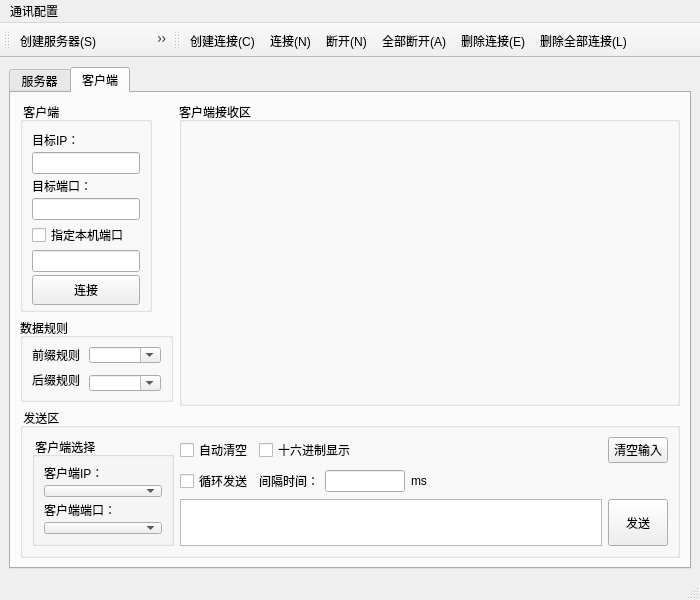
<?xml version="1.0" encoding="UTF-8"?>
<ui version="4.0">
 <class>TcpIpWindow</class>
 <widget class="QMainWindow" name="TcpIpWindow">
  <property name="geometry">
   <rect>
    <x>0</x>
    <y>0</y>
    <width>700</width>
    <height>600</height>
   </rect>
  </property>
  <property name="minimumSize">
   <size>
    <width>700</width>
    <height>60</height>
   </size>
  </property>
  <property name="maximumSize">
   <size>
    <width>700</width>
    <height>600</height>
   </size>
  </property>
  <property name="windowTitle">
   <string>TCP/IP调试助手 (作者evening_wen)</string>
  </property>
  <widget class="QWidget" name="mainCentralwidget">
   <layout class="QGridLayout" name="gridLayout_12">
    <item row="0" column="0">
     <widget class="QTabWidget" name="tabWidget">
      <property name="currentIndex">
       <number>1</number>
      </property>
      <widget class="QWidget" name="tabServer">
       <attribute name="title">
        <string>服务器</string>
       </attribute>
       <layout class="QGridLayout" name="gridLayout_13">
        <item row="4" column="0" colspan="3">
         <widget class="QGroupBox" name="groupBoxServerSendArea">
          <property name="maximumSize">
           <size>
            <width>16777215</width>
            <height>150</height>
           </size>
          </property>
          <property name="title">
           <string> 发送区</string>
          </property>
          <layout class="QGridLayout" name="gridLayout_11">
           <item row="0" column="3" colspan="4">
            <widget class="QCheckBox" name="checkBoxServerHexShow_Send">
             <property name="text">
              <string>十六进制显示</string>
             </property>
            </widget>
           </item>
           <item row="2" column="5">
            <widget class="QLineEdit" name="lineEditServerIntervalTime">
             <property name="maximumSize">
              <size>
               <width>80</width>
               <height>16777215</height>
              </size>
             </property>
            </widget>
           </item>
           <item row="2" column="6">
            <widget class="QLabel" name="labelServer_ms">
             <property name="text">
              <string>ms</string>
             </property>
            </widget>
           </item>
           <item row="0" column="2">
            <widget class="QCheckBox" name="checkBoxServerAutoClear">
             <property name="text">
              <string>自动清空</string>
             </property>
            </widget>
           </item>
           <item row="3" column="8">
            <widget class="QPushButton" name="pushButtonServerSend">
             <property name="sizePolicy">
              <sizepolicy hsizetype="Minimum" vsizetype="Minimum">
               <horstretch>0</horstretch>
               <verstretch>0</verstretch>
              </sizepolicy>
             </property>
             <property name="minimumSize">
              <size>
               <width>60</width>
               <height>60</height>
              </size>
             </property>
             <property name="maximumSize">
              <size>
               <width>60</width>
               <height>16777215</height>
              </size>
             </property>
             <property name="text">
              <string>发送</string>
             </property>
            </widget>
           </item>
           <item row="2" column="3">
            <widget class="QLabel" name="labelServerIntervalTime">
             <property name="text">
              <string>间隔时间：</string>
             </property>
            </widget>
           </item>
           <item row="2" column="2">
            <widget class="QCheckBox" name="checkBoxServerLoopSend">
             <property name="text">
              <string>循环发送</string>
             </property>
            </widget>
           </item>
           <item row="3" column="2" colspan="6">
            <widget class="QTextEdit" name="textEditServerSendInput"/>
           </item>
           <item row="0" column="0" rowspan="4" colspan="2">
            <widget class="QGroupBox" name="groupBoxServerClientSelect">
             <property name="minimumSize">
              <size>
               <width>142</width>
               <height>0</height>
              </size>
             </property>
             <property name="title">
              <string> 客户端选择</string>
             </property>
             <layout class="QGridLayout" name="gridLayout_9">
              <item row="3" column="0">
               <widget class="QComboBox" name="comboBoxServerClientPort"/>
              </item>
              <item row="2" column="0">
               <widget class="QLabel" name="labelServerClientPort">
                <property name="text">
                 <string>客户端端口：</string>
                </property>
               </widget>
              </item>
              <item row="0" column="0">
               <widget class="QLabel" name="labelServerClientIP">
                <property name="text">
                 <string>客户端IP：</string>
                </property>
               </widget>
              </item>
              <item row="1" column="0">
               <widget class="QComboBox" name="comboBoxServerClientIP"/>
              </item>
             </layout>
            </widget>
           </item>
           <item row="0" column="8">
            <widget class="QPushButton" name="pushButtonServerClear">
             <property name="minimumSize">
              <size>
               <width>60</width>
               <height>0</height>
              </size>
             </property>
             <property name="maximumSize">
              <size>
               <width>60</width>
               <height>16777215</height>
              </size>
             </property>
             <property name="text">
              <string>清空输入</string>
             </property>
            </widget>
           </item>
           <item row="0" column="7">
            <spacer name="horizontalSpacer">
             <property name="orientation">
              <enum>Qt::Horizontal</enum>
             </property>
             <property name="sizeHint" stdset="0">
              <size>
               <width>40</width>
               <height>20</height>
              </size>
             </property>
            </spacer>
           </item>
          </layout>
         </widget>
        </item>
        <item row="2" column="0">
         <widget class="QGroupBox" name="groupBoxServerRule">
          <property name="minimumSize">
           <size>
            <width>153</width>
            <height>84</height>
           </size>
          </property>
          <property name="title">
           <string>数据规则</string>
          </property>
          <layout class="QGridLayout" name="gridLayout_8">
           <item row="0" column="0">
            <widget class="QLabel" name="labelServerPrefix">
             <property name="text">
              <string>前缀规则</string>
             </property>
            </widget>
           </item>
           <item row="2" column="1">
            <widget class="QComboBox" name="comboBoxServerSuffix">
             <property name="editable">
              <bool>true</bool>
             </property>
             <item>
              <property name="text">
               <string/>
              </property>
             </item>
             <item>
              <property name="text">
               <string>\r\n</string>
              </property>
             </item>
             <item>
              <property name="text">
               <string>\r</string>
              </property>
             </item>
             <item>
              <property name="text">
               <string>\n</string>
              </property>
             </item>
            </widget>
           </item>
           <item row="0" column="1">
            <widget class="QComboBox" name="comboBoxServerPrefix">
             <property name="editable">
              <bool>true</bool>
             </property>
            </widget>
           </item>
           <item row="1" column="0" rowspan="2">
            <widget class="QLabel" name="labelServerSuffix">
             <property name="text">
              <string>后缀规则</string>
             </property>
            </widget>
           </item>
          </layout>
         </widget>
        </item>
        <item row="0" column="0">
         <widget class="QGroupBox" name="groupBoxListenConfig">
          <property name="sizePolicy">
           <sizepolicy hsizetype="Fixed" vsizetype="Preferred">
            <horstretch>0</horstretch>
            <verstretch>0</verstretch>
           </sizepolicy>
          </property>
          <property name="title">
           <string> 服务器</string>
          </property>
          <layout class="QGridLayout" name="gridLayout_7">
           <property name="horizontalSpacing">
            <number>0</number>
           </property>
           <property name="verticalSpacing">
            <number>3</number>
           </property>
           <item row="2" column="0">
            <widget class="QLabel" name="labelListenPort">
             <property name="text">
              <string>服务器端口：</string>
             </property>
            </widget>
           </item>
           <item row="0" column="0">
            <widget class="QLabel" name="labelListenIP">
             <property name="text">
              <string>服务器IP：</string>
             </property>
            </widget>
           </item>
           <item row="1" column="0">
            <widget class="QLineEdit" name="lineEditListenIP"/>
           </item>
           <item row="3" column="0">
            <widget class="QLineEdit" name="lineEditListenPort"/>
           </item>
           <item row="4" column="0">
            <widget class="QPushButton" name="pushButtonListen">
             <property name="sizePolicy">
              <sizepolicy hsizetype="Minimum" vsizetype="Fixed">
               <horstretch>0</horstretch>
               <verstretch>0</verstretch>
              </sizepolicy>
             </property>
             <property name="minimumSize">
              <size>
               <width>0</width>
               <height>30</height>
              </size>
             </property>
             <property name="text">
              <string>启动服务器</string>
             </property>
            </widget>
           </item>
          </layout>
         </widget>
        </item>
        <item row="0" column="1" rowspan="3" colspan="2">
         <widget class="QGroupBox" name="groupBoxServerReceiveArea">
          <property name="minimumSize">
           <size>
            <width>0</width>
            <height>204</height>
           </size>
          </property>
          <property name="title">
           <string>服务器显示区</string>
          </property>
          <layout class="QGridLayout" name="gridLayout_10">
           <item row="0" column="0">
            <widget class="QWidget" name="widget_server" native="true"/>
           </item>
          </layout>
         </widget>
        </item>
        <item row="1" column="0">
         <spacer name="verticalSpacer_4">
          <property name="orientation">
           <enum>Qt::Vertical</enum>
          </property>
          <property name="sizeHint" stdset="0">
           <size>
            <width>20</width>
            <height>40</height>
           </size>
          </property>
         </spacer>
        </item>
       </layout>
      </widget>
      <widget class="QWidget" name="tabClient">
       <attribute name="title">
        <string>客户端</string>
       </attribute>
       <layout class="QGridLayout" name="gridLayout_6">
        <item row="0" column="0">
         <widget class="QGroupBox" name="groupBoxClientConfig">
          <property name="sizePolicy">
           <sizepolicy hsizetype="Fixed" vsizetype="Preferred">
            <horstretch>0</horstretch>
            <verstretch>0</verstretch>
           </sizepolicy>
          </property>
          <property name="title">
           <string> 客户端</string>
          </property>
          <layout class="QGridLayout" name="gridLayout_2">
           <property name="horizontalSpacing">
            <number>0</number>
           </property>
           <property name="verticalSpacing">
            <number>3</number>
           </property>
           <item row="0" column="0">
            <widget class="QLabel" name="labelServerIP">
             <property name="text">
              <string>目标IP：</string>
             </property>
            </widget>
           </item>
           <item row="1" column="0">
            <widget class="QLineEdit" name="lineEditServerIP"/>
           </item>
           <item row="2" column="0">
            <widget class="QLabel" name="labelServerPort">
             <property name="text">
              <string>目标端口：</string>
             </property>
            </widget>
           </item>
           <item row="3" column="0">
            <widget class="QLineEdit" name="lineEditServerPort"/>
           </item>
           <item row="4" column="0">
            <widget class="QCheckBox" name="checkBoxClientSetPort">
             <property name="text">
              <string>指定本机端口</string>
             </property>
            </widget>
           </item>
           <item row="5" column="0">
            <widget class="QLineEdit" name="lineEditClientSetPort"/>
           </item>
           <item row="6" column="0">
            <widget class="QPushButton" name="pushButtonClientConnect">
             <property name="sizePolicy">
              <sizepolicy hsizetype="Minimum" vsizetype="Fixed">
               <horstretch>0</horstretch>
               <verstretch>0</verstretch>
              </sizepolicy>
             </property>
             <property name="minimumSize">
              <size>
               <width>0</width>
               <height>30</height>
              </size>
             </property>
             <property name="text">
              <string>连接</string>
             </property>
            </widget>
           </item>
          </layout>
         </widget>
        </item>
        <item row="0" column="1" rowspan="3">
         <widget class="QGroupBox" name="groupBoxClientReceiveArea">
          <property name="minimumSize">
           <size>
            <width>0</width>
            <height>304</height>
           </size>
          </property>
          <property name="title">
           <string>客户端接收区</string>
          </property>
          <layout class="QGridLayout" name="gridLayout_4">
           <item row="0" column="0">
            <widget class="QWidget" name="widget_client" native="true"/>
           </item>
          </layout>
         </widget>
        </item>
        <item row="2" column="0">
         <widget class="QGroupBox" name="groupBoxClientRule">
          <property name="minimumSize">
           <size>
            <width>153</width>
            <height>84</height>
           </size>
          </property>
          <property name="title">
           <string>数据规则</string>
          </property>
          <layout class="QGridLayout" name="gridLayout_3">
           <item row="0" column="1">
            <widget class="QComboBox" name="comboBoxClientPrefix">
             <property name="editable">
              <bool>true</bool>
             </property>
            </widget>
           </item>
           <item row="2" column="1">
            <widget class="QComboBox" name="comboBoxClientSuffix">
             <property name="editable">
              <bool>true</bool>
             </property>
             <item>
              <property name="text">
               <string/>
              </property>
             </item>
             <item>
              <property name="text">
               <string>\r\n</string>
              </property>
             </item>
             <item>
              <property name="text">
               <string>\r</string>
              </property>
             </item>
             <item>
              <property name="text">
               <string>\n</string>
              </property>
             </item>
            </widget>
           </item>
           <item row="0" column="0">
            <widget class="QLabel" name="labelClientPrefix">
             <property name="text">
              <string>前缀规则</string>
             </property>
            </widget>
           </item>
           <item row="1" column="0" rowspan="2">
            <widget class="QLabel" name="labelClientSuffix">
             <property name="text">
              <string>后缀规则</string>
             </property>
            </widget>
           </item>
          </layout>
         </widget>
        </item>
        <item row="3" column="0" rowspan="2" colspan="2">
         <widget class="QGroupBox" name="groupBoxClientSendArea">
          <property name="maximumSize">
           <size>
            <width>16777215</width>
            <height>150</height>
           </size>
          </property>
          <property name="title">
           <string> 发送区</string>
          </property>
          <layout class="QGridLayout" name="gridLayout_5">
           <item row="1" column="2">
            <widget class="QLabel" name="labelClientIntervalTime">
             <property name="text">
              <string>间隔时间：</string>
             </property>
            </widget>
           </item>
           <item row="0" column="1">
            <widget class="QCheckBox" name="checkBoxClientAutoClear">
             <property name="text">
              <string>自动清空</string>
             </property>
            </widget>
           </item>
           <item row="0" column="7">
            <widget class="QPushButton" name="pushButtonClientClearInput">
             <property name="minimumSize">
              <size>
               <width>60</width>
               <height>0</height>
              </size>
             </property>
             <property name="maximumSize">
              <size>
               <width>60</width>
               <height>16777215</height>
              </size>
             </property>
             <property name="text">
              <string>清空输入</string>
             </property>
            </widget>
           </item>
           <item row="0" column="2" colspan="2">
            <widget class="QCheckBox" name="checkBoxClientHexShow_Send">
             <property name="text">
              <string>十六进制显示</string>
             </property>
            </widget>
           </item>
           <item row="1" column="1">
            <widget class="QCheckBox" name="checkBoxClientLoopSend">
             <property name="text">
              <string>循环发送</string>
             </property>
            </widget>
           </item>
           <item row="2" column="1" colspan="6">
            <widget class="QTextEdit" name="textEditClientSendInput"/>
           </item>
           <item row="1" column="3">
            <widget class="QLineEdit" name="lineEditClientIntervalTime">
             <property name="maximumSize">
              <size>
               <width>80</width>
               <height>16777215</height>
              </size>
             </property>
            </widget>
           </item>
           <item row="1" column="4">
            <widget class="QLabel" name="labelClient_ms">
             <property name="text">
              <string>ms</string>
             </property>
            </widget>
           </item>
           <item row="2" column="7">
            <widget class="QPushButton" name="pushButtonClientSend">
             <property name="sizePolicy">
              <sizepolicy hsizetype="Minimum" vsizetype="Minimum">
               <horstretch>0</horstretch>
               <verstretch>0</verstretch>
              </sizepolicy>
             </property>
             <property name="minimumSize">
              <size>
               <width>60</width>
               <height>0</height>
              </size>
             </property>
             <property name="maximumSize">
              <size>
               <width>60</width>
               <height>16777215</height>
              </size>
             </property>
             <property name="text">
              <string>发送</string>
             </property>
            </widget>
           </item>
           <item row="0" column="0" rowspan="3">
            <widget class="QGroupBox" name="groupBoxClientSelect">
             <property name="minimumSize">
              <size>
               <width>142</width>
               <height>0</height>
              </size>
             </property>
             <property name="title">
              <string> 客户端选择</string>
             </property>
             <layout class="QGridLayout" name="gridLayout">
              <item row="0" column="0">
               <widget class="QLabel" name="labelClientIP">
                <property name="text">
                 <string>客户端IP：</string>
                </property>
               </widget>
              </item>
              <item row="1" column="0">
               <widget class="QComboBox" name="comboBoxClientIP"/>
              </item>
              <item row="2" column="0">
               <widget class="QLabel" name="labelClientPort">
                <property name="text">
                 <string>客户端端口：</string>
                </property>
               </widget>
              </item>
              <item row="3" column="0">
               <widget class="QComboBox" name="comboBoxClientPort"/>
              </item>
             </layout>
            </widget>
           </item>
           <item row="0" column="6">
            <spacer name="horizontalSpacer_6">
             <property name="orientation">
              <enum>Qt::Horizontal</enum>
             </property>
             <property name="sizeHint" stdset="0">
              <size>
               <width>40</width>
               <height>20</height>
              </size>
             </property>
            </spacer>
           </item>
          </layout>
         </widget>
        </item>
        <item row="1" column="0">
         <spacer name="verticalSpacer">
          <property name="orientation">
           <enum>Qt::Vertical</enum>
          </property>
          <property name="sizeHint" stdset="0">
           <size>
            <width>20</width>
            <height>40</height>
           </size>
          </property>
         </spacer>
        </item>
       </layout>
      </widget>
     </widget>
    </item>
   </layout>
  </widget>
  <widget class="QMenuBar" name="mainMenubar">
   <property name="geometry">
    <rect>
     <x>0</x>
     <y>0</y>
     <width>700</width>
     <height>23</height>
    </rect>
   </property>
   <widget class="QMenu" name="configMenu">
    <property name="title">
     <string>通讯配置</string>
    </property>
    <addaction name="createClientAction"/>
    <addaction name="serverConnectAction"/>
    <addaction name="separator"/>
    <addaction name="startServerAction"/>
    <addaction name="stopServerAction"/>
    <addaction name="deleteServerAction"/>
    <addaction name="separator"/>
    <addaction name="clientConnectAction"/>
    <addaction name="clientDisconnAction"/>
    <addaction name="separator"/>
    <addaction name="allDisconnAction"/>
    <addaction name="separator"/>
    <addaction name="deleteClientAction"/>
    <addaction name="deletAllAction"/>
    <addaction name="separator"/>
    <addaction name="exitAction"/>
   </widget>
   <addaction name="configMenu"/>
  </widget>
  <widget class="QStatusBar" name="mainStatusbar"/>
  <widget class="QToolBar" name="serverToolBar">
   <property name="windowTitle">
    <string>服务器工具栏</string>
   </property>
   <attribute name="toolBarArea">
    <enum>TopToolBarArea</enum>
   </attribute>
   <attribute name="toolBarBreak">
    <bool>false</bool>
   </attribute>
   <addaction name="serverConnectAction"/>
   <addaction name="startServerAction"/>
   <addaction name="stopServerAction"/>
   <addaction name="deleteServerAction"/>
  </widget>
  <widget class="QToolBar" name="clientToolBar">
   <property name="minimumSize">
    <size>
     <width>530</width>
     <height>35</height>
    </size>
   </property>
   <property name="maximumSize">
    <size>
     <width>530</width>
     <height>35</height>
    </size>
   </property>
   <property name="windowTitle">
    <string>客户端工具栏</string>
   </property>
   <attribute name="toolBarArea">
    <enum>TopToolBarArea</enum>
   </attribute>
   <attribute name="toolBarBreak">
    <bool>false</bool>
   </attribute>
   <addaction name="createClientAction"/>
   <addaction name="clientConnectAction"/>
   <addaction name="clientDisconnAction"/>
   <addaction name="allDisconnAction"/>
   <addaction name="deleteClientAction"/>
   <addaction name="deletAllAction"/>
  </widget>
  <action name="createClientAction">
   <property name="icon">
    <iconset resource="resource.qrc">
     <normaloff>:/res/wicd_client_24px.png</normaloff>:/res/wicd_client_24px.png</iconset>
   </property>
   <property name="text">
    <string>创建连接(&amp;C)</string>
   </property>
   <property name="statusTip">
    <string>创建连接(C)</string>
   </property>
  </action>
  <action name="serverConnectAction">
   <property name="icon">
    <iconset resource="resource.qrc">
     <normaloff>:/res/File_Server_24px.png</normaloff>:/res/File_Server_24px.png</iconset>
   </property>
   <property name="text">
    <string>创建服务器(&amp;S)</string>
   </property>
   <property name="statusTip">
    <string>创建服务器(S)</string>
   </property>
  </action>
  <action name="startServerAction">
   <property name="icon">
    <iconset resource="resource.qrc">
     <normaloff>:/res/3D_Shutdown_32px.png</normaloff>:/res/3D_Shutdown_32px.png</iconset>
   </property>
   <property name="text">
    <string>启动服务器(&amp;T)</string>
   </property>
   <property name="statusTip">
    <string>启动服务器(T)</string>
   </property>
  </action>
  <action name="stopServerAction">
   <property name="icon">
    <iconset resource="resource.qrc">
     <normaloff>:/res/3D_Delete_32px.png</normaloff>:/res/3D_Delete_32px.png</iconset>
   </property>
   <property name="text">
    <string>停止服务器(&amp;O)</string>
   </property>
   <property name="statusTip">
    <string>停止服务器(O)</string>
   </property>
  </action>
  <action name="deleteServerAction">
   <property name="icon">
    <iconset resource="resource.qrc">
     <normaloff>:/res/Delete_32px.png</normaloff>:/res/Delete_32px.png</iconset>
   </property>
   <property name="text">
    <string>删除服务器(&amp;R)</string>
   </property>
   <property name="statusTip">
    <string>删除服务器(R)</string>
   </property>
  </action>
  <action name="clientConnectAction">
   <property name="icon">
    <iconset resource="resource.qrc">
     <normaloff>:/res/connect_creating_32px.png</normaloff>:/res/connect_creating_32px.png</iconset>
   </property>
   <property name="text">
    <string>连接(&amp;N)</string>
   </property>
   <property name="statusTip">
    <string>连接(N)</string>
   </property>
  </action>
  <action name="clientDisconnAction">
   <property name="icon">
    <iconset resource="resource.qrc">
     <normaloff>:/res/connect_no_32px.png</normaloff>:/res/connect_no_32px.png</iconset>
   </property>
   <property name="text">
    <string>断开(&amp;N)</string>
   </property>
   <property name="statusTip">
    <string>断开(N)</string>
   </property>
  </action>
  <action name="allDisconnAction">
   <property name="icon">
    <iconset resource="resource.qrc">
     <normaloff>:/res/network_disconnect_32px.png</normaloff>:/res/network_disconnect_32px.png</iconset>
   </property>
   <property name="text">
    <string>全部断开(&amp;A)</string>
   </property>
   <property name="statusTip">
    <string>全部断开(A)</string>
   </property>
  </action>
  <action name="deleteClientAction">
   <property name="icon">
    <iconset resource="resource.qrc">
     <normaloff>:/res/close_32px_1.png</normaloff>:/res/close_32px_1.png</iconset>
   </property>
   <property name="text">
    <string>删除连接(&amp;E)</string>
   </property>
   <property name="statusTip">
    <string>删除连接(E)</string>
   </property>
  </action>
  <action name="deletAllAction">
   <property name="icon">
    <iconset resource="resource.qrc">
     <normaloff>:/res/close_32px_2.png</normaloff>:/res/close_32px_2.png</iconset>
   </property>
   <property name="text">
    <string>删除全部连接(&amp;L)</string>
   </property>
   <property name="statusTip">
    <string>删除全部连接(L)</string>
   </property>
  </action>
  <action name="exitAction">
   <property name="icon">
    <iconset resource="resource.qrc">
     <normaloff>:/res/door_exit_logout_32px_.png</normaloff>:/res/door_exit_logout_32px_.png</iconset>
   </property>
   <property name="text">
    <string>退出(&amp;X)</string>
   </property>
   <property name="statusTip">
    <string>退出应用(X)</string>
   </property>
  </action>
 </widget>
 <resources>
  <include location="resource.qrc"/>
 </resources>
 <connections/>
</ui>
